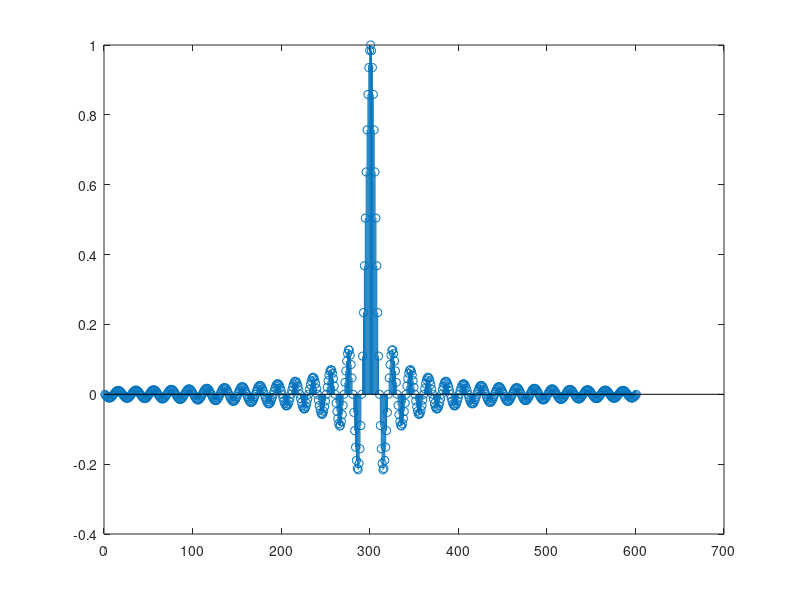
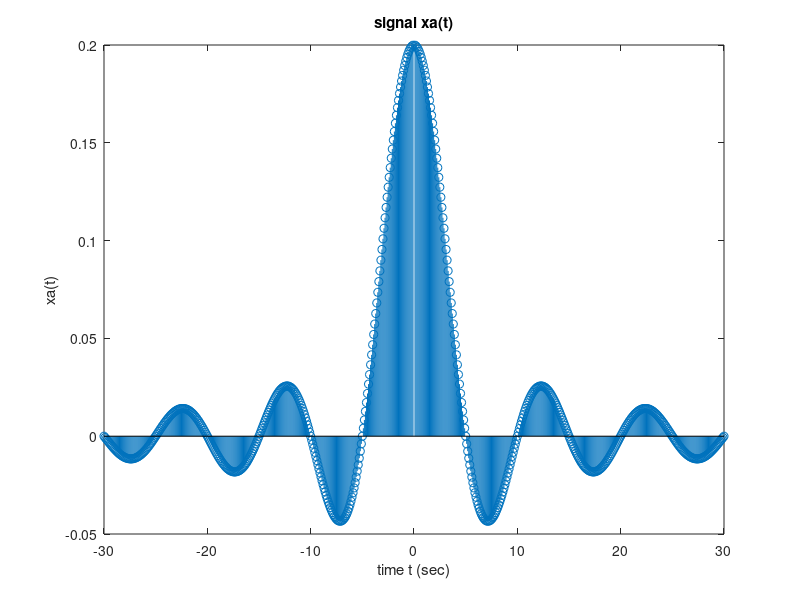

The MATLAB source for these figures, in order:
% Generating a single-tone sine signal xa
clear;

f0=0.1; % 10 Hz sine wave
dt=0.6; % resolution
Length=60; % Total length =0.4 sec
w = 2*pi*f0;
t=-(Length/2):0.1:(Length/2);
xa1 = [];

for i= 1 : length(t)
   tt = t(i);
   if (tt ==0)
       ff = 1;
   else
       ff = sin(pi * tt) ./ (pi * tt);
   end
   xa1 = [xa1 ff];
end
xa=sin(w*t)./(pi*t);

figure;
stem(xa1);
figure;
stem(t,xa);
xlabel('time t (sec)'); ylabel('xa(t)');
title('signal xa(t)');

